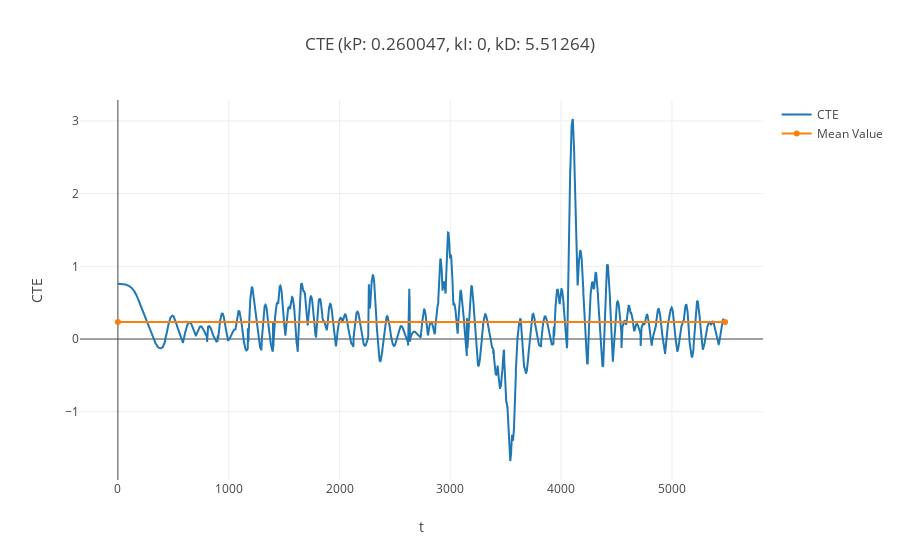

Source (notebook cell):
### Code cell
plot_cte('cte_out_0.260047_0_5.51264.txt')

### Figure 1 — Plotly figure (JSON) as saved in the notebook; plotly's stock layout.template omitted (floating-point values rounded to 4 significant figures; data arrays with more than 128 entries replaced by an {"elided": "..."} marker saying what was removed)
{"data": [{"name": "CTE", "type": "scatter", "uid": "513648e2-ac1e-11e8-99a8-7824af8a81b9", "x": {"elided": "5481 int values"}, "xaxis": "x2", "y": {"elided": "5481 float values"}, "yaxis": "y2"}, {"name": "Mean Value", "type": "scatter", "uid": "513648e3-ac1e-11e8-bc59-7824af8a81b9", "x": [0, 5480], "xaxis": "x2", "y": [0.2338, 0.2338], "yaxis": "y2"}], "layout": {"title": "CTE (kP: 0.260047, kI: 0, kD: 5.51264)", "xaxis2": {"anchor": "x2", "title": "t"}, "yaxis2": {"anchor": "y2", "title": "CTE"}}}
